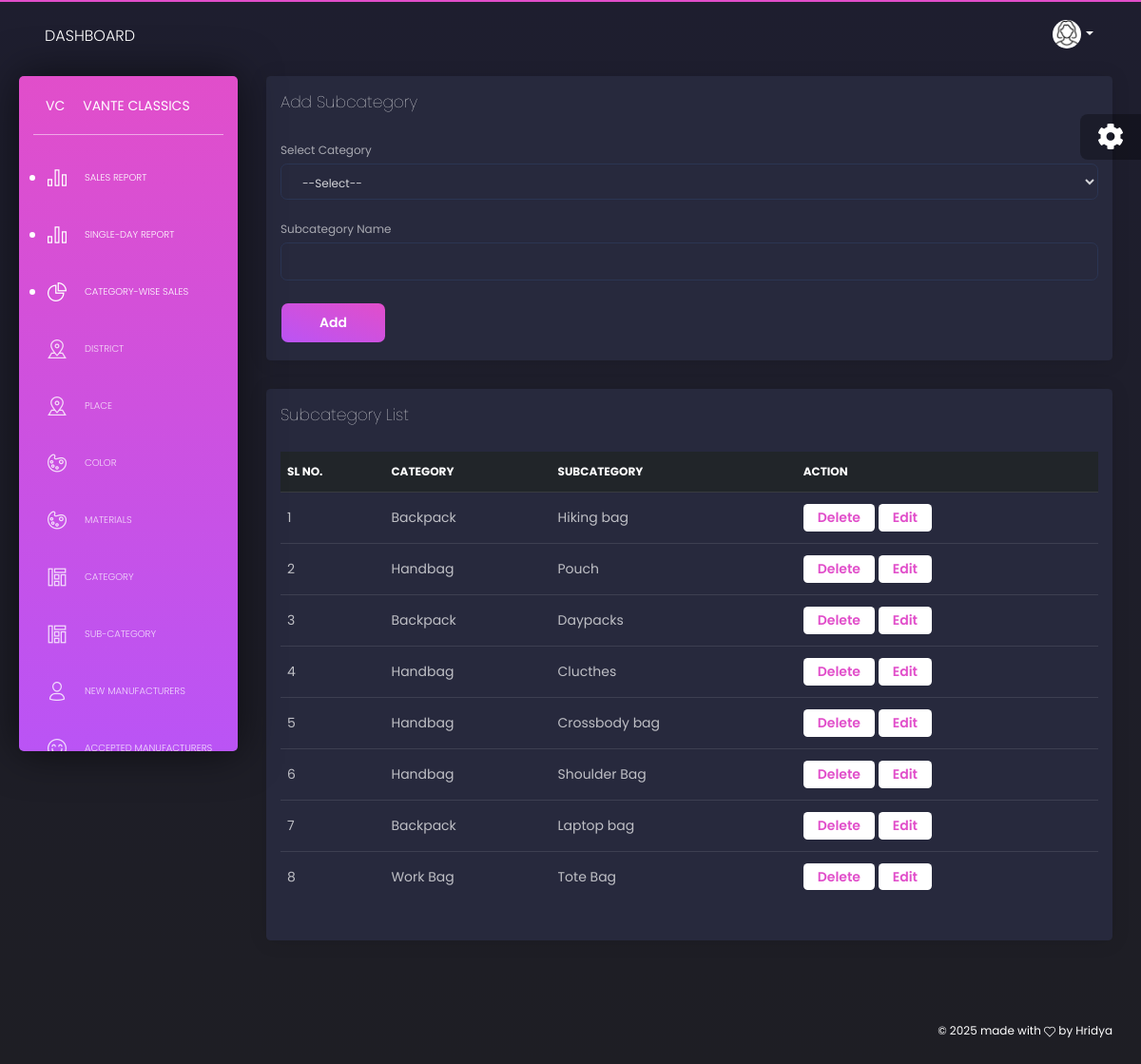
The page /PROJECT/Admin/subcategory.php on the database its author committed.
### tables this page shows
CREATE TABLE `tbl_subcategory` (
  `subcat_id` int(11) NOT NULL,
  `subcat_name` varchar(50) NOT NULL,
  `category_id` int(11) NOT NULL
);

CREATE TABLE `tbl_category` (
  `category_id` int(11) NOT NULL,
  `category_name` varchar(50) NOT NULL
);

### PROJECT/Admin/subcategory.php (the view, shortened to what this page needs)
<?php
include("../Assets/Connection/connection.php");
include("Head.php");
		?>
    <?php
$sname='';
?>
<!DOCTYPE html PUBLIC "-//W3C//DTD XHTML 1.0 Transitional//EN" "http://www.w3.org/TR/xhtml1/DTD/xhtml1-transitional.dtd">
<html xmlns="http://www.w3.org/1999/xhtml">
<head>
</head>
<body>
    <div class="row">
        <div class="container-fluid">
            <div class="row">
                <div class="col-md-12">
                    <div class="card">
                        <div class="card-header">
                            <h4 class="card-title">Add Subcategory</h4>
                        </div>
                        <div class="card-body">
                            <form id="form1" name="form1" method="post" action="Subcategory.php">
                                <div class="form-group">
                                    <label for="sel_cat">Select Category</label>
                                    <select required name="sel_cat" id="sel_cat" class="form-control">
                                        <option>--Select--</option>
                                    </select>
                                </div>
                                <div class="form-group">
                                    <label for="txt_subcat">Subcategory Name</label>
                                    <input type="text" required name="txt_subcat" id="txt_subcat" class="form-control" value="<?php echo htmlspecialchars($sname); ?>" />
                                </div>
                                <button type="submit" name="btn_add" id="btn_add" class="btn btn-primary">Add</button>
                            </form>
                        </div>
                    </div>
                </div>
                <div class="col-md-12">
                    <div class="card">
                        <div class="card-header">
                            <h4 class="card-title">Subcategory List</h4>
                        </div>
                        <div class="card-body">
                            <div class="table-responsive">
                                <table class="table">
                                    <thead class="thead-dark">
                                        <tr>
                                            <th>Sl No.</th>
                                            <th>Category</th>
                                            <th>Subcategory</th>
                                            <th>Action</th>
                                        </tr>
                                    </thead>
                                    <tbody>
                                        <?php
                                        $SelQry = "SELECT tbl_subcategory.*, tbl_category.category_name FROM tbl_subcategory
                                                   INNER JOIN tbl_category ON tbl_subcategory.category_id = tbl_category.category_id";
                                        $result = $Con->query($SelQry);
                                        $i = 0;
                                        while ($row = $result->fetch_assoc()) {
                                            $i++;
                                        ?>
                                        <tr>
                                            <td><?php echo $i; ?></td>
                                            <td><?php echo htmlspecialchars($row['category_name']); ?></td>
                                            <td><?php echo htmlspecialchars($row['subcat_name']); ?></td>
                                            <td>
                                                <a href="Subcategory.php?sid=<?php echo $row['subcat_id']; ?>" class="btn btn-neutral btn-sm">Delete</a>
                                                <a href="Subcategory.php?eid=<?php echo $row['subcat_id']; ?>" class="btn btn-neutral btn-sm">Edit</a>
                                            </td>
                                        </tr>
                                        <?php } ?>
                                    </tbody>
                                </table>
                            </div>
                        </div>
                    </div>
                </div>
            </div>
        </div>
    </div>
</body>
</html>
<?php
            include("Foot.php");
            ?>

### rows shown on the page
tbl_subcategory: category.category_name "Backpack", subcat_name "Hiking bag"
tbl_subcategory: category.category_name "Handbag", subcat_name "Pouch"
tbl_subcategory: category.category_name "Backpack", subcat_name "Daypacks"
tbl_subcategory: category.category_name "Handbag", subcat_name "Clucthes"
tbl_subcategory: category.category_name "Handbag", subcat_name "Crossbody bag"
tbl_subcategory: category.category_name "Handbag", subcat_name "Shoulder Bag"
tbl_subcategory: category.category_name "Backpack", subcat_name "Laptop bag"
tbl_subcategory: category.category_name "Work Bag", subcat_name "Tote Bag"
